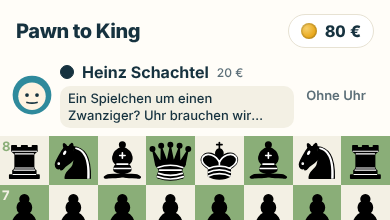
#> input picture game5.png, 390 x 220 px
$ python cutout.py ../game5.png ../map-walk.png
#> lines starting #> are read from the running program, lines starting #| are printed output that depends on the picture
"""Einfarbigen Hintergrund entfernen (Flutfüllung von den Rändern), zuschneiden, optional in Figuren zerlegen.
Aufruf: cutout.py EINGABE AUSGABE_PRÄFIX [--split N] [--width W]"""
import sys
from collections import deque
from PIL import Image, ImageFilter

src, out = sys.argv[1], sys.argv[2]
split = int(sys.argv[sys.argv.index('--split') + 1]) if '--split' in sys.argv else 1
width = int(sys.argv[sys.argv.index('--width') + 1]) if '--width' in sys.argv else 0
TOL, SOFT = 28, 22

im = Image.open(src).convert('RGBA')
W, H = im.size
#> W = 390; H = 220
px = im.load()
edge = [px[x, 0] for x in range(W)] + [px[x, H - 1] for x in range(W)] + [px[0, y] for y in range(H)] + [px[W - 1, y] for y in range(H)]
#> edge = 1220 items, first 6: (255, 253, 248, 255), (255, 253, 248, 255), (255, 253, 248, 255), (255, 253, 248, 255), (255, 253, 248, 255), (255, 253, 248, 255)
bg = tuple(sorted(c[i] for c in edge)[len(edge) // 2] for i in range(3))
#> bg = (255, 253, 248)
dist = lambda c: max(abs(c[0] - bg[0]), abs(c[1] - bg[1]), abs(c[2] - bg[2]))

alpha = Image.new('L', (W, H), 255)
#> alpha: PIL image 390x220 L; every value is 255
a = alpha.load()
seen = bytearray(W * H)
q = deque()
for x in range(W):
    q.append((x, 0)); q.append((x, H - 1))
for y in range(H):
    q.append((0, y)); q.append((W - 1, y))
while q:
    x, y = q.popleft()
    i = y * W + x
    if seen[i]:
        continue
    seen[i] = 1
    d = dist(px[x, y])
    if d > TOL + SOFT:
        continue
    a[x, y] = 0 if d <= TOL else int(255 * (d - TOL) / SOFT)
    if d <= TOL:
        for nx, ny in ((x + 1, y), (x - 1, y), (x, y + 1), (x, y - 1)):
            if 0 <= nx < W and 0 <= ny < H and not seen[ny * W + nx]:
                q.append((nx, ny))
#> this loop made 119423 passes
#> d on passes 1 to 3: 0, 128, 0
alpha = alpha.filter(ImageFilter.GaussianBlur(0.6))
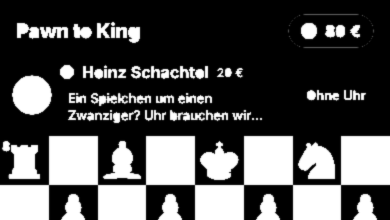
#> alpha: PIL image 390x220 L; min 0, max 255, mean 80.9
im.putalpha(alpha)
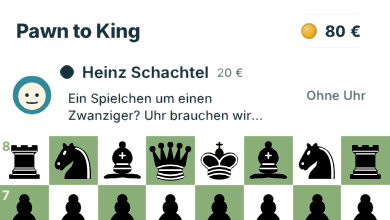
#> im: PIL image 390x220 RGBA; mean R, G, B, A 201.8, 206.5, 194.2, 80.9; transparent parts drawn white

def save(img, name):
#> called with name = '../map-walk.png.png'
    box = img.getchannel('A').point(lambda v: 255 if v > 16 else 0).getbbox()
#> box = (0, 14, 390, 220)
    img = img.crop(box)
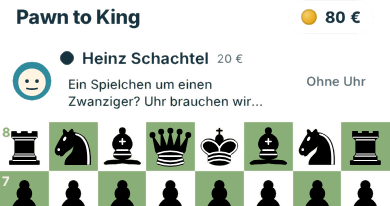
#> img: PIL image 390x206 RGBA; mean R, G, B, A 198.2, 203.4, 190.6, 86.4; transparent parts drawn white
    if width and img.width > width:
        img = img.resize((width, round(img.height * width / img.width)), Image.LANCZOS)
    img.save(name, optimize=True)
    print(name, img.size)
#| ../map-walk.png.png (390, 206)

if split == 1:
    save(im, out + '.png')
else:
    # Spalten mit Inhalt finden und in N Gruppen teilen
    A = im.getchannel('A').load()
    cols = [any(A[x, y] > 40 for y in range(0, H, 2)) for x in range(W)]
    runs, start = [], None
    for x, c in enumerate(cols + [False]):
        if c and start is None: start = x
        if not c and start is not None:
            runs.append([start, x]); start = None
    runs = [r for r in runs if r[1] - r[0] > 8]
    while len(runs) > split:  # kleinste Lücke schließen
        gaps = [runs[i + 1][0] - runs[i][1] for i in range(len(runs) - 1)]
        i = gaps.index(min(gaps))
        runs[i:i + 2] = [[runs[i][0], runs[i + 1][1]]]
    print('Figuren gefunden:', len(runs))
    for n, (x0, x1) in enumerate(runs):
        save(im.crop((max(0, x0 - 4), 0, min(W, x1 + 4), H)), f'{out}-{n + 1}.png')
